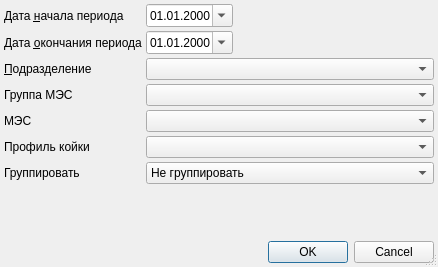
<?xml version="1.0" encoding="UTF-8"?>
<ui version="4.0">
 <class>StationaryMESF14DCDialog</class>
 <widget class="QDialog" name="StationaryMESF14DCDialog">
  <property name="windowModality">
   <enum>Qt::ApplicationModal</enum>
  </property>
  <property name="geometry">
   <rect>
    <x>0</x>
    <y>0</y>
    <width>438</width>
    <height>267</height>
   </rect>
  </property>
  <property name="windowTitle">
   <string>параметры отчёта</string>
  </property>
  <property name="sizeGripEnabled">
   <bool>true</bool>
  </property>
  <layout class="QGridLayout" name="gridLayout">
   <property name="margin">
    <number>4</number>
   </property>
   <property name="spacing">
    <number>4</number>
   </property>
   <item row="0" column="0">
    <widget class="QLabel" name="lblBegDate">
     <property name="text">
      <string>Дата &amp;начала периода</string>
     </property>
     <property name="buddy">
      <cstring>edtBegDate</cstring>
     </property>
    </widget>
   </item>
   <item row="0" column="1">
    <widget class="CDateEdit" name="edtBegDate">
     <property name="sizePolicy">
      <sizepolicy hsizetype="Maximum" vsizetype="Fixed">
       <horstretch>0</horstretch>
       <verstretch>0</verstretch>
      </sizepolicy>
     </property>
     <property name="displayFormat">
      <string>dd.MM.yyyy</string>
     </property>
     <property name="calendarPopup">
      <bool>true</bool>
     </property>
    </widget>
   </item>
   <item row="0" column="2">
    <spacer>
     <property name="orientation">
      <enum>Qt::Horizontal</enum>
     </property>
     <property name="sizeHint" stdset="0">
      <size>
       <width>91</width>
       <height>20</height>
      </size>
     </property>
    </spacer>
   </item>
   <item row="1" column="0">
    <widget class="QLabel" name="lblEndDate">
     <property name="text">
      <string>Дата &amp;окончания периода</string>
     </property>
     <property name="buddy">
      <cstring>edtEndDate</cstring>
     </property>
    </widget>
   </item>
   <item row="1" column="1">
    <widget class="CDateEdit" name="edtEndDate">
     <property name="sizePolicy">
      <sizepolicy hsizetype="Maximum" vsizetype="Fixed">
       <horstretch>0</horstretch>
       <verstretch>0</verstretch>
      </sizepolicy>
     </property>
     <property name="displayFormat">
      <string>dd.MM.yyyy</string>
     </property>
     <property name="calendarPopup">
      <bool>true</bool>
     </property>
    </widget>
   </item>
   <item row="1" column="2">
    <spacer>
     <property name="orientation">
      <enum>Qt::Horizontal</enum>
     </property>
     <property name="sizeHint" stdset="0">
      <size>
       <width>91</width>
       <height>20</height>
      </size>
     </property>
    </spacer>
   </item>
   <item row="2" column="0">
    <widget class="QLabel" name="lblOrgStructure">
     <property name="text">
      <string>&amp;Подразделение</string>
     </property>
     <property name="buddy">
      <cstring>cmbOrgStructure</cstring>
     </property>
    </widget>
   </item>
   <item row="2" column="1" colspan="2">
    <widget class="COrgStructureComboBox" name="cmbOrgStructure"/>
   </item>
   <item row="3" column="0">
    <widget class="QLabel" name="lblGroupMES">
     <property name="text">
      <string>Группа МЭС</string>
     </property>
    </widget>
   </item>
   <item row="3" column="1" colspan="2">
    <widget class="CRBComboBox" name="cmbGroupMES"/>
   </item>
   <item row="4" column="0">
    <widget class="QLabel" name="lblMes">
     <property name="sizePolicy">
      <sizepolicy hsizetype="Maximum" vsizetype="Preferred">
       <horstretch>0</horstretch>
       <verstretch>0</verstretch>
      </sizepolicy>
     </property>
     <property name="text">
      <string>МЭС</string>
     </property>
     <property name="buddy">
      <cstring>cmbMes</cstring>
     </property>
    </widget>
   </item>
   <item row="4" column="1" colspan="2">
    <widget class="CMESComboBox" name="cmbMes"/>
   </item>
   <item row="5" column="0">
    <widget class="QLabel" name="lblProfile">
     <property name="text">
      <string>Профиль койки</string>
     </property>
    </widget>
   </item>
   <item row="5" column="1" colspan="2">
    <widget class="CRBComboBox" name="cmbFilterProfile"/>
   </item>
   <item row="6" column="0">
    <widget class="QLabel" name="lblGroupType">
     <property name="text">
      <string>Группировать</string>
     </property>
    </widget>
   </item>
   <item row="6" column="1" colspan="2">
    <widget class="QComboBox" name="cmbGroupType">
     <item>
      <property name="text">
       <string>Не группировать</string>
      </property>
     </item>
     <item>
      <property name="text">
       <string>По типу события</string>
      </property>
     </item>
     <item>
      <property name="text">
       <string>По типу МЭС</string>
      </property>
     </item>
    </widget>
   </item>
   <item row="7" column="2">
    <spacer>
     <property name="orientation">
      <enum>Qt::Vertical</enum>
     </property>
     <property name="sizeHint" stdset="0">
      <size>
       <width>129</width>
       <height>20</height>
      </size>
     </property>
    </spacer>
   </item>
   <item row="8" column="0" colspan="3">
    <widget class="QDialogButtonBox" name="buttonBox">
     <property name="orientation">
      <enum>Qt::Horizontal</enum>
     </property>
     <property name="standardButtons">
      <set>QDialogButtonBox::Cancel|QDialogButtonBox::Ok</set>
     </property>
    </widget>
   </item>
  </layout>
 </widget>
 <customwidgets>
  <customwidget>
   <class>CDateEdit</class>
   <extends>QDateEdit</extends>
   <header>library/DateEdit</header>
  </customwidget>
  <customwidget>
   <class>COrgStructureComboBox</class>
   <extends>QComboBox</extends>
   <header>Orgs/OrgStructComboBoxes.h</header>
  </customwidget>
  <customwidget>
   <class>CMESComboBox</class>
   <extends>QComboBox</extends>
   <header>library/MES/MESComboBox.h</header>
  </customwidget>
  <customwidget>
   <class>CRBComboBox</class>
   <extends>QComboBox</extends>
   <header>library/crbcombobox.h</header>
  </customwidget>
 </customwidgets>
 <tabstops>
  <tabstop>edtBegDate</tabstop>
  <tabstop>edtEndDate</tabstop>
  <tabstop>cmbOrgStructure</tabstop>
  <tabstop>cmbGroupMES</tabstop>
  <tabstop>cmbMes</tabstop>
  <tabstop>cmbFilterProfile</tabstop>
  <tabstop>cmbGroupType</tabstop>
  <tabstop>buttonBox</tabstop>
 </tabstops>
 <resources/>
 <connections>
  <connection>
   <sender>buttonBox</sender>
   <signal>accepted()</signal>
   <receiver>StationaryMESF14DCDialog</receiver>
   <slot>accept()</slot>
   <hints>
    <hint type="sourcelabel">
     <x>112</x>
     <y>177</y>
    </hint>
    <hint type="destinationlabel">
     <x>102</x>
     <y>90</y>
    </hint>
   </hints>
  </connection>
  <connection>
   <sender>buttonBox</sender>
   <signal>rejected()</signal>
   <receiver>StationaryMESF14DCDialog</receiver>
   <slot>reject()</slot>
   <hints>
    <hint type="sourcelabel">
     <x>225</x>
     <y>177</y>
    </hint>
    <hint type="destinationlabel">
     <x>236</x>
     <y>76</y>
    </hint>
   </hints>
  </connection>
 </connections>
</ui>
